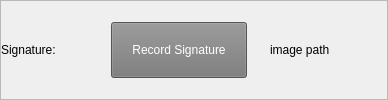
            <widget class="QFrame" name="frame_74">
             <property name="frameShape">
              <enum>QFrame::StyledPanel</enum>
             </property>
             <property name="frameShadow">
              <enum>QFrame::Raised</enum>
             </property>
             <layout class="QHBoxLayout" name="horizontalLayout_50">
              <property name="spacing">
               <number>0</number>
              </property>
              <property name="leftMargin">
               <number>0</number>
              </property>
              <property name="topMargin">
               <number>0</number>
              </property>
              <property name="rightMargin">
               <number>0</number>
              </property>
              <property name="bottomMargin">
               <number>0</number>
              </property>
              <item>
               <widget class="QLabel" name="label_37">
                <property name="minimumSize">
                 <size>
                  <width>110</width>
                  <height>0</height>
                 </size>
                </property>
                <property name="maximumSize">
                 <size>
                  <width>110</width>
                  <height>16777215</height>
                 </size>
                </property>
                <property name="text">
                 <string>Signature:</string>
                </property>
               </widget>
              </item>
              <item>
               <widget class="QPushButton" name="pushButton_2">
                <property name="maximumSize">
                 <size>
                  <width>200</width>
                  <height>16777215</height>
                 </size>
                </property>
                <property name="styleSheet">
                 <string notr="true">padding: 20px;
background-color: rgb(119, 119, 119);
color: white;</string>
                </property>
                <property name="text">
                 <string>Record Signature</string>
                </property>
               </widget>
              </item>
              <item>
               <widget class="QLabel" name="label_38">
                <property name="minimumSize">
                 <size>
                  <width>140</width>
                  <height>0</height>
                 </size>
                </property>
                <property name="maximumSize">
                 <size>
                  <width>200</width>
                  <height>16777215</height>
                 </size>
                </property>
                <property name="styleSheet">
                 <string notr="true">margin-left:20px;</string>
                </property>
                <property name="text">
                 <string>image path</string>
                </property>
               </widget>
              </item>
              <item>
               <widget class="QFrame" name="frame_76">
                <property name="frameShape">
                 <enum>QFrame::StyledPanel</enum>
                </property>
                <property name="frameShadow">
                 <enum>QFrame::Raised</enum>
                </property>
               </widget>
              </item>
             </layout>
            </widget>
